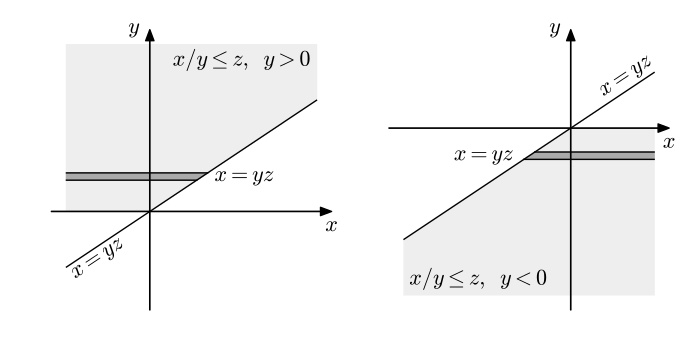

Recreate this plot in Python.
import matplotlib.pyplot as plt
import numpy as np
import math
from matplotlib.patches import Polygon
from matplotlib import rc

__author__ = 'ernesto'

# if use latex or mathtext
rc('text', usetex=False)

x_stripe = 3
y_stripe = 3
delta_stripe = 0.7
z = 3/2

# axis limits
t_min = -8
t_max = 24+t_min
delta_t = 1.5
ax_max = t_max + delta_t
ax_min = t_min - delta_t
# y tick margin
ytm = 0.6
# font size
font_size = 16

fig = plt.figure(1, figsize=(8, 4), frameon=False)
#
# HORIZONTAL STRIPE
#
ax = fig.add_subplot(121)
plt.axis('equal')
plt.axis([ax_min, ax_max, ax_min, ax_max])

# axis arrows
plt.annotate("", xytext=(ax_min, 0), xycoords='data', xy=(ax_max, 0), textcoords='data',
             arrowprops=dict(width=0.2, headwidth=6, headlength=8, facecolor='black', shrink=0.002))
plt.annotate("", xytext=(0, ax_min), xycoords='data', xy=(0, ax_max), textcoords='data',
             arrowprops=dict(width=0.2, headwidth=6, headlength=8, facecolor='black', shrink=0.002))

# axis labels
plt.text(ax_max, -2, r'$x$', fontsize=font_size, ha='center', va='baseline')
plt.text(-1, ax_max, r'$y$', fontsize=font_size, ha='right', va='center')

# region limit
plt.plot([t_min, t_max], [t_min/z, t_max/z], 'k')

# filled area with a polygon patch
# vertices
vertices = np.array([[0, 0], [t_max, t_max/z], [t_max, t_max], [t_min, t_max], [t_min, 0]])
ax.add_patch(Polygon(vertices, color='#EEEEEE'))

# filled area with a polygon patch
vertices = np.array([[t_min, y_stripe], [z*y_stripe, y_stripe], [z*(y_stripe+delta_stripe), y_stripe+delta_stripe],
                     [t_min, y_stripe+delta_stripe]])
ax.add_patch(Polygon(vertices, color='#AAAAAA'))
# stripe limits
plt.plot([t_min, z*y_stripe], [y_stripe, y_stripe], 'k')
plt.plot([t_min, z*(y_stripe+delta_stripe)], [y_stripe+delta_stripe, y_stripe+delta_stripe], 'k')

# labels
plt.text(z*y_stripe+1.7, y_stripe-0.2, r'$x=yz$', fontsize=font_size, ha='left', va='baseline')
plt.text(t_max-0.5, t_max-2, r'$x/y\leq z,\;\; y>0$', fontsize=font_size, ha='right', va='baseline')


plt.text(-5, -7, r'$x=yz$', fontsize=font_size, ha='center', va='bottom', rotation=math.degrees(math.atan(1/z)))
plt.axis('off')

#
# VERTICAL STRIPE
#
# axis limits
t_max = 8
t_min = -24 + t_max
ax_max = t_max + delta_t
ax_min = t_min - delta_t

ax = fig.add_subplot(122)
plt.axis('equal')
plt.axis([ax_min, ax_max, ax_min, ax_max])

# axis arrows
plt.annotate("", xytext=(ax_min, 0), xycoords='data', xy=(ax_max, 0), textcoords='data',
             arrowprops=dict(width=0.2, headwidth=6, headlength=8, facecolor='black', shrink=0.002))
plt.annotate("", xytext=(0, ax_min), xycoords='data', xy=(0, ax_max), textcoords='data',
             arrowprops=dict(width=0.2, headwidth=6, headlength=8, facecolor='black', shrink=0.002))

# axis labels
plt.text(ax_max, -2, r'$x$', fontsize=font_size, ha='center', va='baseline')
plt.text(-1, ax_max, r'$y$', fontsize=font_size, ha='right', va='center')

# region limit
plt.plot([t_min, t_max], [t_min/z, t_max/z], 'k')

# filled area with a polygon patch
# vertices
vertices = np.array([[t_min, t_min], [t_max, t_min], [t_max, 0], [0, 0], [t_min, t_min/z]])
ax.add_patch(Polygon(vertices, color='#EEEEEE'))

y_stripe = -y_stripe
# filled area with a polygon patch
vertices = np.array([[z*y_stripe, y_stripe], [z*(y_stripe+delta_stripe), y_stripe+delta_stripe],
                     [t_max, y_stripe+delta_stripe], [t_max, y_stripe]])
ax.add_patch(Polygon(vertices, color='#AAAAAA'))
# stripe limits
plt.plot([z*y_stripe, t_max], [y_stripe, y_stripe], 'k')
plt.plot([z*(y_stripe+delta_stripe), t_max], [y_stripe+delta_stripe, y_stripe+delta_stripe], 'k')

# labels
plt.text(z*y_stripe-1, y_stripe-0.2, r'$x=yz$', fontsize=font_size, ha='right', va='baseline')
plt.text(t_min+0.5, t_min+1, r'$x/y\leq z,\;\; y<0$', fontsize=font_size, ha='left', va='baseline')

plt.text(5.3, 2.5, r'$x=yz$', fontsize=font_size, ha='center', va='bottom', rotation=math.degrees(math.atan(1/z)))
plt.axis('off')

plt.savefig('joint_distribution_region_rv_product.pdf', bbox_inches='tight')
plt.show()
